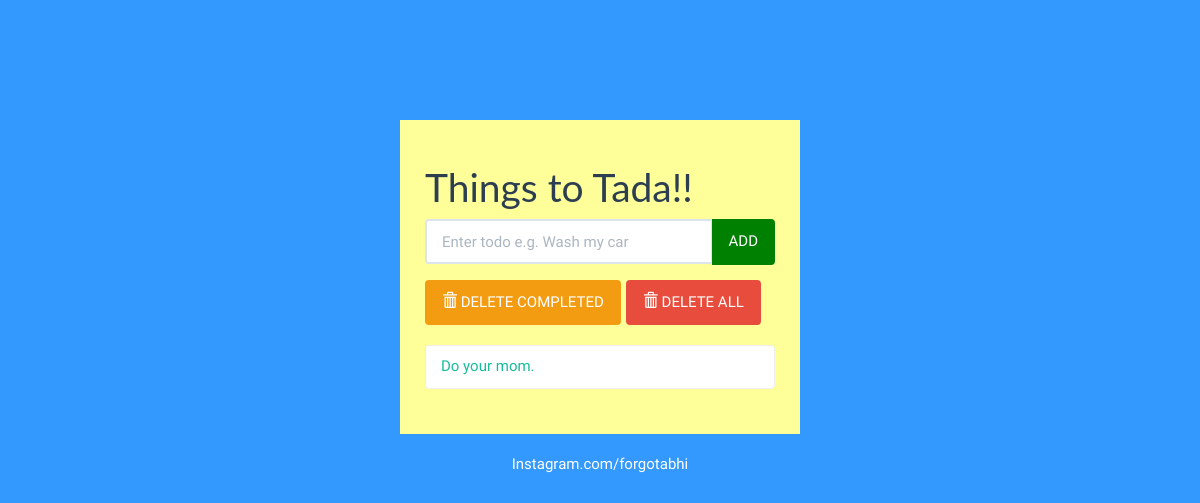
Before: / with the older database file.
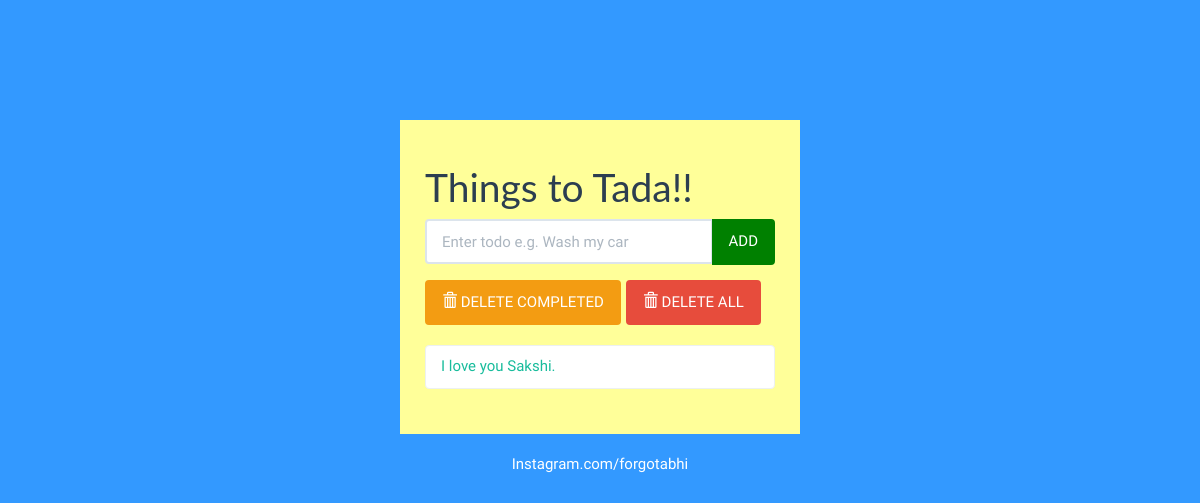
After: the same page with the newer database file.
### tadalist/models.py (models this page shows, shortened)
class tadalist(models.Model):
    text = models.CharField(max_length=50)
    iscompleted = models.BooleanField(default=False)

### tadalist/views.py (the view)
# urls.py: path('', views.index, name="My Index")
def index(request):
    todo_items = tadalist.objects.order_by('id')
    context = {'todo_items': todo_items}
    return render(request, 'tadalist/index.html', context)

### tadalist/templates/tadalist/index.html (shortened to what this page needs)
{% load static %}
<!DOCTYPE html>
<html lang="en">
	<head>
		<link rel="stylesheet" href="{% static 'tadalist/bs/css/flatly.min.css' %}" />
		<link rel="stylesheet" href="{% static 'tadalist/styles.css' %}" />
	</head>
	<body>
		<div class="container-fluid" id="wrapper">
			<div class="row">
				<div class="col-lg-4 col-lg-offset-4" id="content">
					<h1>Things to Tada!! </h1>
					<form action="#" method="POST" role="form">
						<div class="form-group">
							<div class="input-group">
							  <input type="text" class="form-control" placeholder="Enter todo e.g. Wash my car" aria-label="Todo" aria-describedby="add-btn">
							  <span class="input-group-btn">
								  <button type="submit" class="btn btn-default" id="add-btn">ADD</button>
							  </span>
							</div>
						</div>
					</form>
					<div class="row t10">
						<div class="col-lg-12">
							<div class="btn-toolbar">
								<div class="btn-group">
									<button type="button" class="btn btn-warning">
										<i class="glyphicon glyphicon-trash"></i> DELETE COMPLETED
									</button>
								</div>
								<div class="btn-group">
									<button type="button" class="btn btn-danger">
										<i class="glyphicon glyphicon-trash"></i> DELETE ALL
									</button>
								</div>
							</div>
						</div>
					</div>
					<ul class="list-group t20">
						{% for tadalist in todo_items %}
							{% if tadalist.completed %}
							<li class="list-group-item">{{tadalist.text}}.</li>
							{% else %}
							<a href="#"><li class="list-group-item">{{tadalist.text}}.</li></a>
							{% endif %}
							{% endfor %}
					</ul>
				</div>
			</div>
			<footer>
				<div class="row pad">
					<div class="col-lg-12 text-center">
						Instagram.com/forgotabhi
					</div>
				</div>
			</footer>
		</div>
	</body>
</html>

### tadalist/static/tadalist/styles.css (style rules this page uses)
body { background: #3399ff; font-family: 'Oswald', 'Futura', sans-serif; }
#wrapper { margin-top: 10% !important; }
#content { background:#ffff99; padding: 25px; }
.t10 { margin-top: 10px; }
.t20 { margin-top: 20px; }
footer { margin-top: 20px; color: white; }
#add-btn { background-color:green; border-color:green; }

Changed rows visible on the page:
removed tadalist: text "Do your mom"
added tadalist: text "I love you Sakshi"
